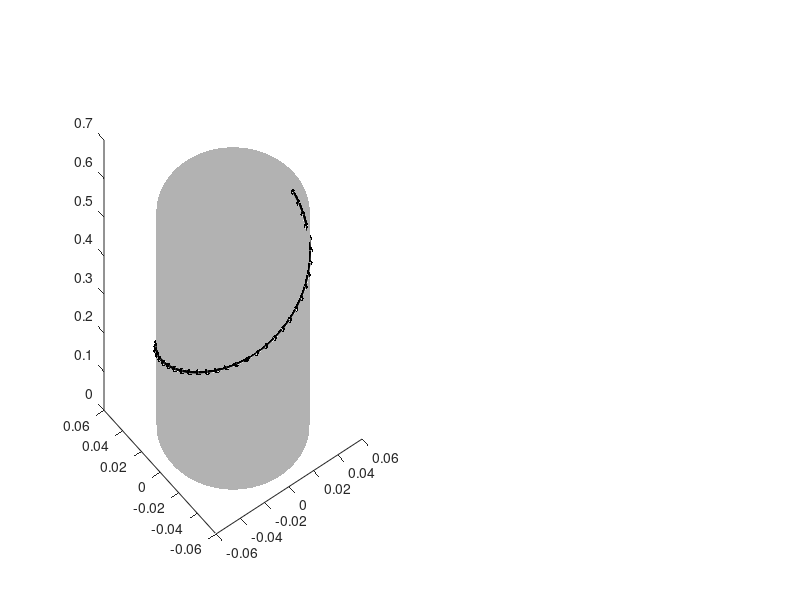

Write the MATLAB code that produced this figure. (Note: this script raises an error after producing the figure.)
close all;
clear all;
clc;

%% Initialize Input Variables

% Parameters
forearm_length = 0.55;         % length of the forearm : meters
length_wrap = 0.5;            % length of the helical wrapping section : meters
radius_forearm = 0.05;        % radius of the forearm : meters
num_elements_wrap = 50;       % number of elastic elements in the helical wrapping section
pitch = 1;                    % number of rotations around the forearm for helical wrapping
tension = 100;                % bungee cord tension parameter
k = 50;                      % spring constant : N/m

%% Joint Positions & Cords

% Define the position of the wrist (origin point for the helix)
x_wrist = 0;                  % x-coordinate of the wrist
y_wrist = 0;                  % y-coordinate of the wrist
z_wrist = 0;                  % z-coordinate of the wrist

%% Torque Calculations

% Calculate the torque at each element along the forearm
theta = 2 * pi * pitch * (0:num_elements_wrap-1) / num_elements_wrap;
torque_profile = tension * ones(1, num_elements_wrap);

% Calculate the rest length for each individual segment
rest_lengths = length_wrap * ones(1, num_elements_wrap);

for i = 1:num_elements_wrap
    distance = sqrt((radius_forearm - length_wrap * sin(theta(i)))^2 + (length_wrap * cos(theta(i)))^2);
    torque_profile(i) = k * (distance - rest_lengths(i));
end


%% Plotting Functions

% Plot the forearm, wrist, and bungee cord positions
figure(1);
subplot(1,2,1);

% Plot the bungee cord
theta_cord = linspace(0, 2 * pi, num_elements_wrap);
x_cord = x_wrist + radius_forearm * cos(theta_cord);
y_cord = y_wrist + radius_forearm * sin(theta_cord);
z_cord = linspace(0, length_wrap, num_elements_wrap);
plot3(x_cord, y_cord, z_cord, 'k-', 'LineWidth', 2); % Bungee Cord
hold on;
plot3(x_cord, y_cord, z_cord, 'k.', 'MarkerSize', 15); % Bungee Cord

% Plot the physical forearm as a cylinder
z_forearm = linspace(0, forearm_length, 100);  % Z-coordinates for the cylinder
theta_forearm = linspace(0, 2 * pi, 100);  % Angles for the cylinder
[theta_forearm_grid, z_forearm_grid] = meshgrid(theta_forearm, z_forearm);
x_forearm = radius_forearm * cos(theta_forearm_grid);
y_forearm = radius_forearm * sin(theta_forearm_grid);
surf(x_forearm, y_forearm, z_forearm_grid, 'FaceColor', [0.7,0.7,0.7], 'EdgeColor', 'none');  % Plot the cylinder
alpha(0.5);  % Set transparency for better visibility

plot3(x_wrist, y_wrist, z_wrist, 'ro'); % Wrist
plot3([x_wrist, x_wrist], [y_wrist, y_wrist], [z_wrist, z_wrist + forearm_length], 'k-'); % Forearm
plot3(x_wrist, y_wrist, forearm_length, 'ro'); % Wrist
axis equal;
xlabel('X');
ylabel('Y');
zlabel('Z');
title('Bungee Cord and Forearm Positions');
legend('Bungee Cord', 'Forearm', 'Wrist');
hold off;

% Plot the bungee torque profile
subplot(1,2,2);
plot(1:num_elements_wrap, torque_profile, 'b.-');
xlabel('Element');
ylabel('Torque (Nm)');
title('Bungee Torque Profile');

% Adjust the subplot spacing
subplot(1,2,1);
pbaspect([1 1 1]);
subplot(1,2,2);
pbaspect([1 1 1]);

set(gcf, 'Units', 'Normalized', 'OuterPosition', [0 0 1 1]);
saveas(figure(1), fullfile([pwd '\MATLAB Figures'],'ExoNET_Bungee_Wrapping_v3.png')); % save to computer
